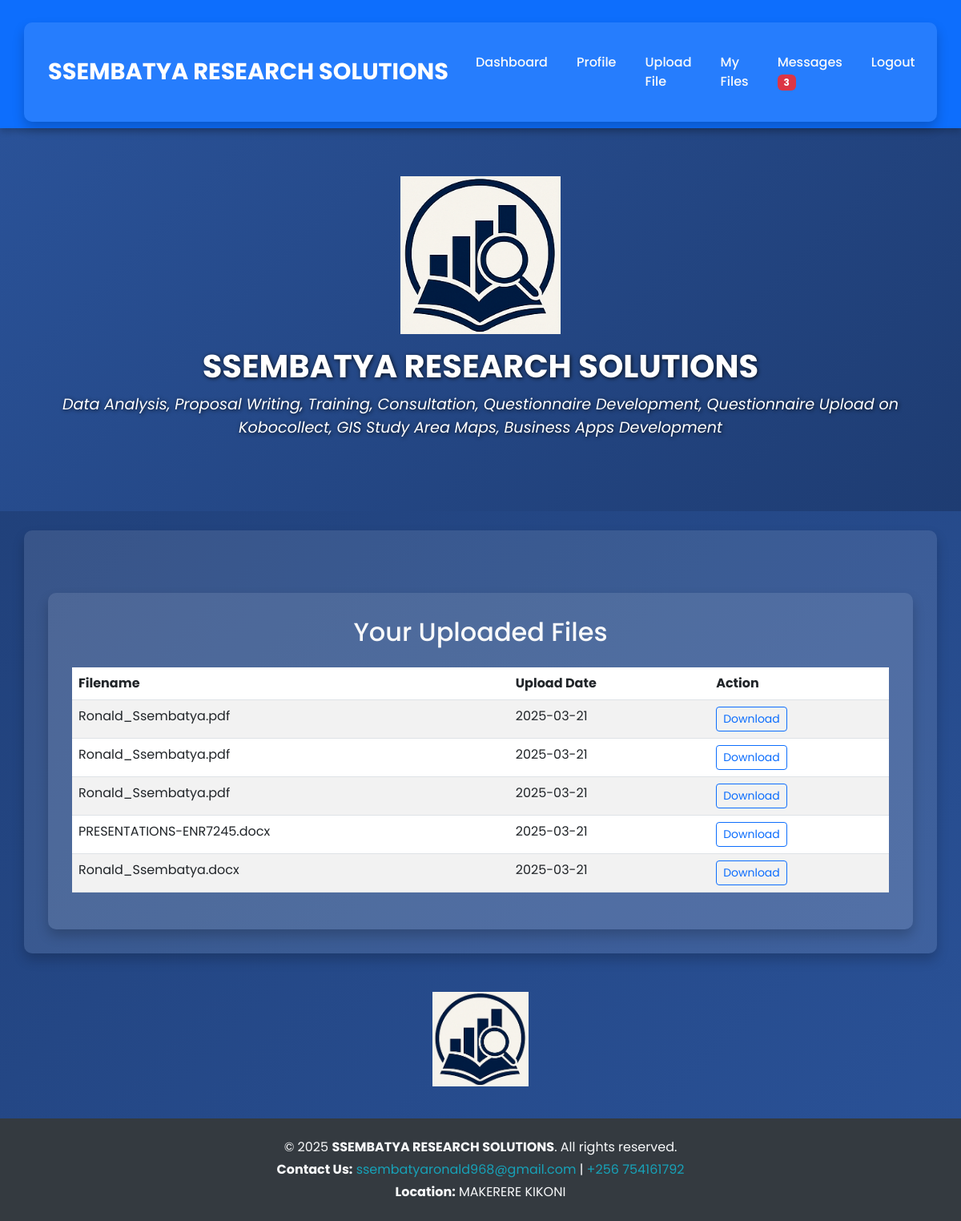
Page /files (signed in) on the earlier database version.
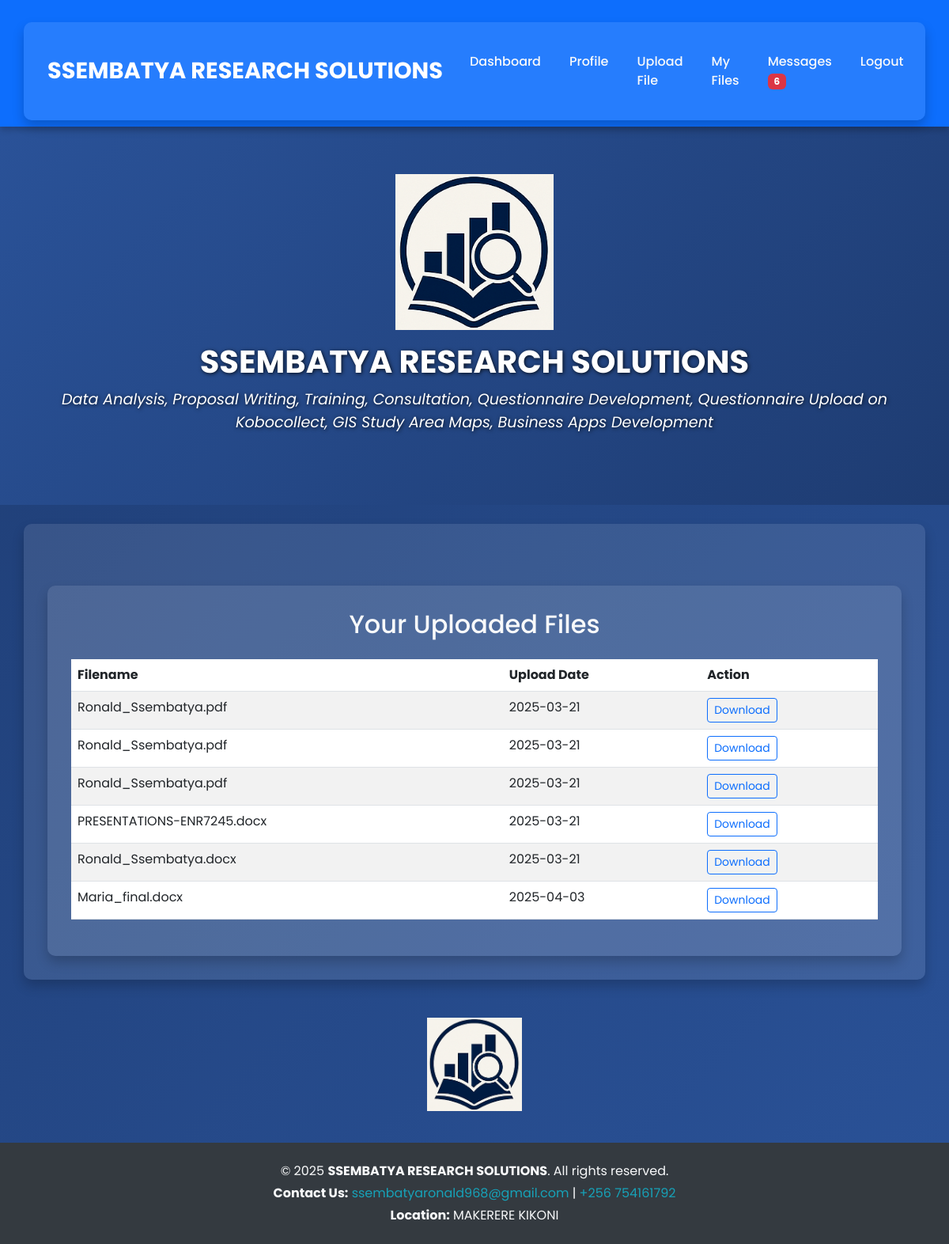
Same page on the later database version.
### tables this page shows
CREATE TABLE files (
            id INTEGER PRIMARY KEY AUTOINCREMENT,
            user_id INTEGER,
            filename TEXT,
            upload_date TEXT,
            FOREIGN KEY(user_id) REFERENCES users(id)
        );

### app.py (the view)
@app.route('/files')
@login_required
def view_files():
    conn = sqlite3.connect('database.db')
    cursor = conn.cursor()
    cursor.execute("SELECT filename, upload_date FROM files WHERE user_id = ?", (current_user.id,))
    files = cursor.fetchall()
    conn.close()
    return render_template('files.html', files=files, company_name=app.config['COMPANY_NAME'], services_outline=app.config['SERVICES_OUTLINE'])

### app.py (called while the page is built)
@login_manager.user_loader
def load_user(user_id):
    conn = sqlite3.connect('database.db')
    cursor = conn.cursor()
    cursor.execute("SELECT id, username, is_admin FROM users WHERE id = ?", (user_id,))
    user = cursor.fetchone()
    conn.close()
    if user:
        return User(id=user[0], username=user[1], is_admin=user[2])
    return None

@app.context_processor
def inject_unread_message_count():
    if current_user.is_authenticated and not current_user.is_admin:
        conn = sqlite3.connect('database.db')
        cursor = conn.cursor()
        cursor.execute("""
            SELECT COUNT(*) FROM messages
            WHERE recipient_id = ? AND status = 'unread'
        """, (current_user.id,))
        count = cursor.fetchone()[0]
        conn.close()
        return dict(unread_count=count)
    return dict(unread_count=0)

### templates/files.html (shortened to what this page needs)
{% extends "base.html" %}
{% block content %}
<div class="container mt-5">
    <h2 class="mb-4 text-center">Your Uploaded Files</h2>
    {% if files %}
        <table class="table table-striped">
            <thead>
                <tr>
                    <th>Filename</th>
                    <th>Upload Date</th>
                    <th>Action</th>
                </tr>
            </thead>
            <tbody>
                {% for file in files %}
                <tr>
                    <td>{{ file[0] }}</td>
                    <td>{{ file[1] }}</td>
                    <td>
                        <a href="{{ url_for('download_file', filename=file[0]) }}" class="btn btn-sm btn-outline-primary">
                            Download
                        </a>
                    </td>
                </tr>
                {% endfor %}
            </tbody>
        </table>
    {% else %}
        <p class="text-muted text-center">You haven't uploaded any files yet.</p>
    {% endif %}
</div>
{% endblock %}

Differences in the rows shown:
added files: filename "Maria_final.docx", upload_date "2025-04-03"
Other differences:
{{ unread_count }}: "3" → "6"
